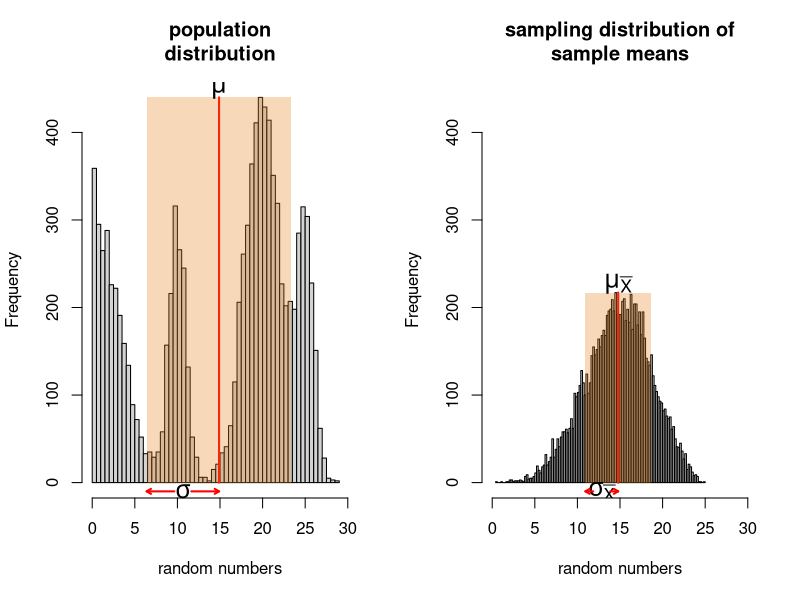
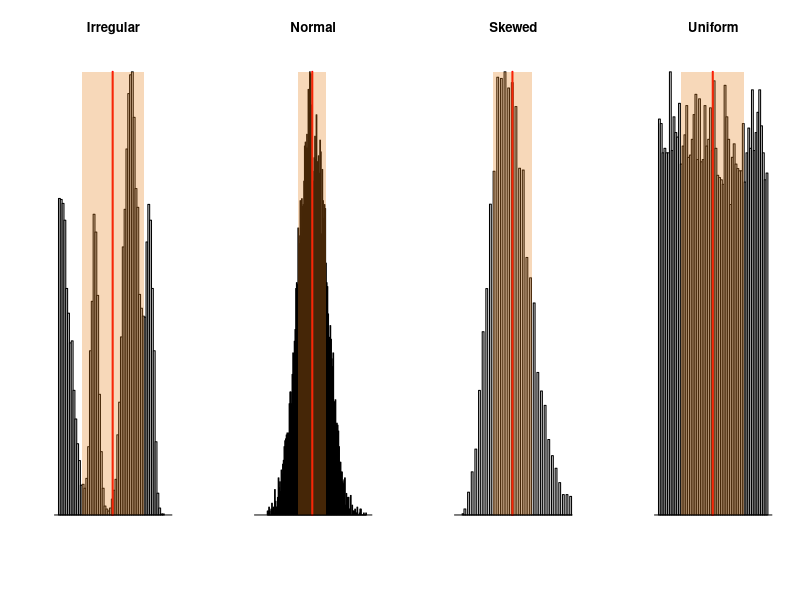

Generate these figures, in order, with R: (Note: this script raises an error after producing the figures.)

##  ##
# 01 # Importance of being uncertain
##  ##

set.seed(444)
#http://stackoverflow.com/questions/22728422/how-do-i-stop-set-seed-after-a-specific-line-of-code

#generate RANDOM NUMBERS
#http://www.cookbook-r.com/Numbers/Generating_random_numbers/
#a <- floor(runif(10000, min=0, max=30))
#a <- sample(1:30,10000, replace = T)
#hist(a)




# (1) Population parameters estimated by sampling ------------------------------------------------------------------------------------

#grDevices::png("results/CLT-1.png",width = 960,height = 480)

par(mfrow=c(1,2))#, oma=c(0,0,0,0), mar=c(3,3,3,3) # http://research.stowers.org/mcm/efg/R/Graphics/Basics/mar-oma/index.htm

b <- rnorm(5000,0,3)
b <- c(b[which(b>0)],
  rnorm(1500,10,1),
  rnorm(4500,20,2),
  rnorm(1500,25,1))

h <- hist(b, xlim = c(0,30), breaks = 100,   # Frequency histogram of values
          main = "population\ndistribution", # in population b
          xlab = "random numbers")

m <- mean(b)                                 # popultion mean (mu)
sd <- sd(b)                                  # popultion standard deviation (sigma)
segments(m,0, m, max(h$counts), lwd = 2, col = "red")
l1 <- m-sd
l2 <- m+sd
coordx <- c(l1,seq(l1,l2,0.01),l2)
coordy <- c(0,rep(max(h$counts),length(coordx)-2),0)
polygon(coordx,coordy, lty = 0,
        col = rgb(0.9, 0.5, 0.1, 0.3))
text(m, max(h$counts)+10, expression(mu), cex=1.5) # https://stat.ethz.ch/R-manual/R-devel/library/grDevices/html/plotmath.html
text(m-(sd/2), -10, expression(sigma), cex=1.5)
arrows(m,-10,(m-(sd/2))+1,-10, code = 1,
       length = 0.05, col = "red", lwd=2)
arrows(m-sd,-10,(m-(sd/2))-1,-10, code = 1,
       length = 0.05, col = "red", lwd=2)

#c <- sample(b, 5); mean(c)
c <- NULL
for(i in seq(1,10000,1)){                    # Means of 10,000 random samples of size n=5
  c <- c(c,mean(sample(b, 5)))               # taken from the values in population b
}                                            # each value is bar(X)[i]

h <- hist(c, xlim = c(0,30), breaks = 100,   # Frequency histogram of means
          main = "sampling distribution of\nsample means", # of all posible samples
          xlab = "random numbers",           # of size n=5 taken from population b
          ylim = c(0,max(h$counts)))         # (which is impossible, but we take 10,000 random samples)

m <- mean(c)                                 # (all possible) Sample mean (mu[bar(X)])
sd <- sd(c)                                  # (all possible) Sample standard deviation (sigma[bar(X)])
segments(m,0, m, max(h$counts), lwd = 2, col = "red")
l1 <- m-sd
l2 <- m+sd
coordx <- c(l1,seq(l1,l2,0.01),l2)
coordy <- c(0,rep(max(h$counts),length(coordx)-2),0)
polygon(coordx,coordy, lty = 0,
        col = rgb(0.9, 0.5, 0.1, 0.3))
text(m, max(h$counts)+10, expression(mu[bar(X)]), cex=1.5)
text(m-(sd/2), -10, expression(sigma[bar(X)]), cex=1.5)
arrows(m,-10,(m-(sd/2))+1,-10, code = 1,
       length = 0.05, col = "red", lwd=2)
arrows(m-sd,-10,(m-(sd/2))-1,-10, code = 1,
       length = 0.05, col = "red", lwd=2)

#dev.off()




# (2) Sampling distribution w/ Sample Size increase ------------------------------------------------------------------------------------



distplot <- function(b,t) {
  # 1. plot a frequency histogram of values in population "b"     # Population distribution
  # 2. visualize its distribution parameters
  h <- hist(b, breaks = 100, xlim = c(0,30),
            main = t,
            xlab = "", ylab = "", axes = F)
  m <- mean(b)
  sd <- sd(b)
  segments(m,0, m, max(h$counts), lwd = 2, col = "red")
  l1 <- m-sd
  l2 <- m+sd
  coordx <- c(l1,seq(l1,l2,0.01),l2)
  coordy <- c(0,rep(max(h$counts),length(coordx)-2),0)
  polygon(coordx,coordy, lty = 0,
          col = rgb(0.9, 0.5, 0.1, 0.3))
  abline(h=0)
}



# https://stat.ethz.ch/R-manual/R-devel/library/stats/html/Distributions.html

par(mfrow=c(1,4))#, oma=c(0,0,0,0), mar=c(3,3,3,3)

b <- rnorm(5000,0,3)
b <- c(b[which(b>0)],rnorm(1500,10,1),
       rnorm(4500,20,2),rnorm(1500,25,1))
t <- "Irregular"
distplot(b,t)

b <- rnorm(length(b),m,sd)
t <- "Normal"
distplot(b,t)

b <- rnbinom(length(b),m,.5)#hist(rnbinom(10000,10,.5)) # http://stackoverflow.com/questions/20254084/plot-normal-left-and-right-skewed-distribution-in-r
#b <- rbeta(length(b),2,8)#hist(rbeta(10000,2,8))
t <- "Skewed"
distplot(b,t)

b <- runif(length(b),0,30)
t <- "Uniform"
distplot(b,t)



clt <- function(b,n,t) {
  # 1. generate a vector of sample means of size "n" 
  #    from values in population "b"
  # 2. plot a frequency histogram of sample means       # Sampling distribution of sample mean
  # 3. visualize its distribution parameters
  c <- NULL
  for(i in seq(1,10000,1)){
    c <- c(c,mean(sample(b, n)))
  }
  h <- hist(c, breaks = 100, xlim = c(0,30),
            main = paste0("n=",n),
            xlab = "", ylab = "", axes = F)
  m <- mean(c)
  sd <- sd(c)
  segments(m,0, m, max(h$counts), lwd = 2, col = "red")
  l1 <- m-sd
  l2 <- m+sd
  coordx <- c(l1,seq(l1,l2,0.01),l2)
  coordy <- c(0,rep(max(h$counts),length(coordx)-2),0)
  polygon(coordx,coordy, lty = 0,
          col = rgb(0.9, 0.5, 0.1, 0.3))
  abline(h=0)
}



grDevices::png("results/CLT-2.png",width = 960,height = 960)

par(mfcol=c(5,4))

b <- rnorm(5000,0,3)
b <- c(b[which(b>0)],rnorm(1500,10,1),
       rnorm(4500,20,2),rnorm(1500,25,1))

m <- mean(b)                                 # popultion mean (mu)
sd <- sd(b)                                  # popultion standard deviation (sigma)

t <- "Irregular"
distplot(b,t)
clt(b,3,t)
clt(b,5,t)
clt(b,10,t)
clt(b,20,t)

b <- rnorm(length(b),m,sd)
t <- "Normal"
distplot(b,t)
clt(b,3,t)
clt(b,5,t)
clt(b,10,t)
clt(b,20,t)

b <- rnbinom(length(b),m,.5)#hist(rnbinom(10000,10,.5))
t <- "Skewed"
distplot(b,t)
clt(b,3,t)
clt(b,5,t)
clt(b,10,t)
clt(b,20,t)

b <- runif(length(b),0,30)
t <- "Uniform"
distplot(b,t)
clt(b,3,t)
clt(b,5,t)
clt(b,10,t)
clt(b,20,t)

dev.off()




# (3) mean, sd, sem as size increases ------------------------------------------------------------------------------------

#grDevices::png("results/CLT-3.png",width = 960,height = 480)

N <- 100                                    # the maximum sample size evaluated

b <- rnorm(5000,0,3)
b <- c(b[which(b>0)], rnorm(1500,10,1),     # from the Irregular distribution
       rnorm(4500,20,2),rnorm(1500,25,1))

# POPULATION PARAMETERS
m <- mean(b)                                # population mean (mu)
sd <- sd(b)                                 # population uncertainty (sigma)
sem <- sd(b)/(sqrt(length(b)))              # population mean uncertainty (sigma[bar(X)])
                                            # sample size dependency
k <- NULL
for(l in 2:N){                              # population mean uncertainty (sigma[bar(X)])
  s <- data.frame(size=l,                   # for each sample size
                  sem=sd(b)/(sqrt(l)))      # in order to plot it as a line
  k <- rbind(k,s)                           # using points(type="l")
}

# EMPTY PLOT
# http://stackoverflow.com/questions/4785657/r-how-to-draw-an-empty-plot
plot(1,type = "n",
     ylim = c(0,20),xlim = c(2,N+10), 
     xlab = "sample size (n)", ylab = "",
     pch=20, bty="n")

# SAMPLE ESTIMATES
q <- NULL
for(r in 2:N){                             # evaluate sample sizes from n=2 to n=100 (r)
  for(i in 1:3){                           # 3 random samples per sample size (i)
    p <- data.frame(size=r,                # + sample estimates
                    mean=mean(sample(b, r)),      # sample mean (bar(X))
                    std=sd(sample(b, r)),         # sample uncertainty (s[X])
                    sem=sd(sample(b, r))/sqrt(r)) # sample mean uncertainty (s[bar(X)])
    points(p$size,p$mean, pch=19)          # plot each estimate with
    points(p$size,p$std, pch=1)            # its respective sample size
    points(p$size,p$sem, pch=20)
    q <- rbind(q,p)
  }
}

# ADD POPULATION PARAMETERS as text and segments
text(N+5, m, expression(mu), cex=1.5, col = "red")
segments(0,m,N+1, m, lwd = 2, col = "red")
text(N+5, sd, expression(sigma), cex=1.5, col = "red")
segments(0,sd,N+1,sd, lwd = 2, col = "red")
text(N+5, sem+.5, expression(paste(sigma[bar(X)],"=",frac(sigma,sqrt(n)))), cex=1.5, col = "red") # http://vis.supstat.com/2013/04/mathematical-annotation-in-r/
points(k$size, k$sem, type = "l", lwd=2, col="red")
#segments(0,sem,N+1,sem, lwd = 2, col = "red")

# ADD SAMPLE ESTIMATES as text
text(N/2, m+4, expression(paste("sample mean (", bar(X),")")), cex=1)
text(N/2, sd+2, expression(paste("sample standard deviation (", s[X],")")), cex=1)
text(N/2, sem+3, expression(paste("Standard error of the mean (s.e.m) (", s[bar(X)],")")), cex=1)

#dev.off()
